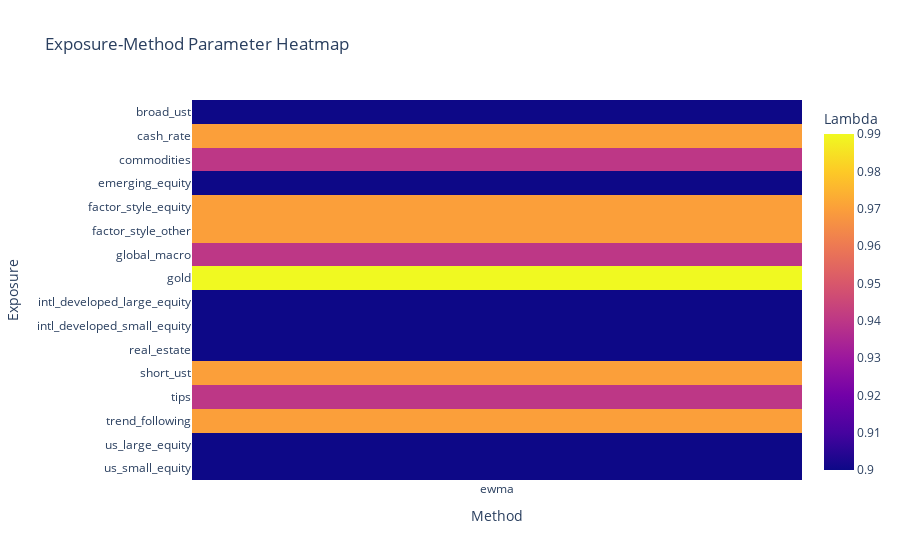

Notebook code for this chart:
### Markdown cell above
## 8. Exposure Parameter Heatmap

Visualize parameter selection patterns across exposures and methods.

### Code cell
# Create exposure heatmap
fig = visualizer.plot_exposure_heatmap(exposure_summary)
plt.show()

# Interactive version
fig_interactive = visualizer.plot_exposure_heatmap(exposure_summary, interactive=True)
fig_interactive.show()

### Figure 1 — Plotly figure (JSON) as saved in the notebook; plotly's stock layout.template omitted (floating-point values rounded to 4 significant figures)
{"data": [{"coloraxis": "coloraxis", "hovertemplate": "Method: %{x}<br>Exposure: %{y}<br>Lambda: %{z}<extra></extra>", "name": "0", "type": "heatmap", "x": ["ewma"], "xaxis": "x", "y": ["broad_ust", "cash_rate", "commodities", "emerging_equity", "factor_style_equity", "factor_style_other", "global_macro", "gold", "intl_developed_large_equity", "intl_developed_small_equity", "real_estate", "short_ust", "tips", "trend_following", "us_large_equity", "us_small_equity"], "yaxis": "y", "z": [[0.9], [0.97], [0.94], [0.9], [0.97], [0.97], [0.94], [0.99], [0.9], [0.9], [0.9], [0.97], [0.94], [0.97], [0.9], [0.9]]}], "layout": {"coloraxis": {"colorbar": {"title": {"text": "Lambda"}}, "colorscale": [[0, "#0d0887"], [0.1111, "#46039f"], [0.2222, "#7201a8"], [0.3333, "#9c179e"], [0.4444, "#bd3786"], [0.5556, "#d8576b"], [0.6667, "#ed7953"], [0.7778, "#fb9f3a"], [0.8889, "#fdca26"], [1, "#f0f921"]]}, "title": {"text": "Exposure-Method Parameter Heatmap"}, "xaxis": {"anchor": "y", "domain": [0, 1], "title": {"text": "Method"}}, "yaxis": {"anchor": "x", "autorange": "reversed", "domain": [0, 1], "title": {"text": "Exposure"}}}}
